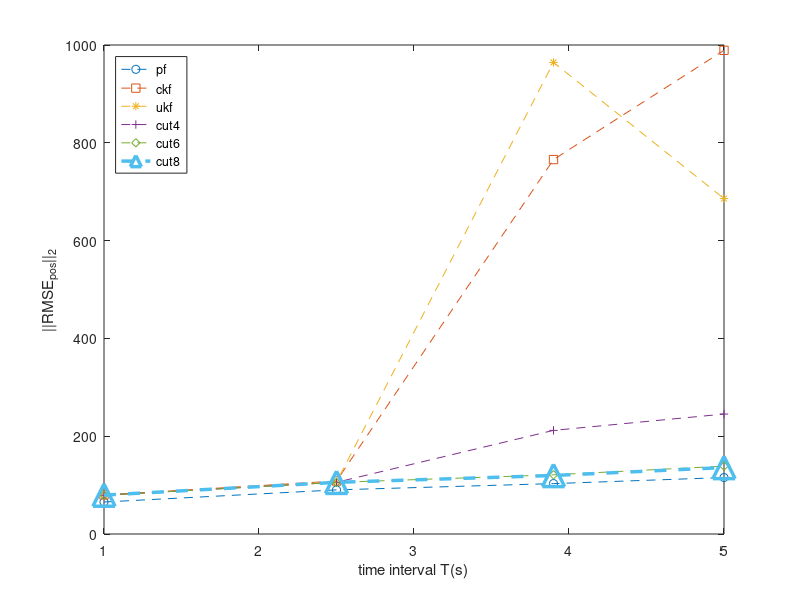

Recreate this plot in MATLAB. (Note: this script raises an error after producing the figure.)
pavg=[65.4286759	72.02136632	79.87460253	79.00713629	79.50538682	79.51241438	79.51459892	79.48129013;
   90.24999243	97.06782081	108.4107063	106.4579647	105.6739032	105.5404136	105.6715454	105.6293123;
   103.0853871	110.5017313	765.7183111	964.3927261	211.9030357	121.0629679	119.6584865	119.7756651;
   115.4791723	123.327338	989.154149	685.9077093	245.3032388	138.8293352	135.8998032	142.8502538];

vavg=[20.78258358	31.43948604	25.59421753	25.17234472	25.24091346	25.23063001	25.23121224	25.21838292;
      23.03521815	35.12102663	211.1159849	29.49112304	28.8729117	28.69644174	28.69031089	28.68892957;
      24.24005636	36.31060805	5843.93763	7873.433814	2773.34731	32.64917142	30.9218027	34.19981549;
      24.16230844	36.19659285	17330.23325	12849.90453	6127.861146	2153.53072	34.73475825	2870.563981];
  
  Omgavg=[0.038512678	0.049787933	0.048943926	0.048517059	0.047431176	0.047406904	0.047406351	0.047404026;
          0.03949075	0.054230534	0.07872852	0.061967224	0.054821878	0.054878811	0.05447234	0.054529476;
          0.039661026	0.057412341	0.775179026	1.171955879	0.511506479	0.065734814	0.054596582	0.085456759;
          0.03909923	0.06120062	2.873242402	2.396186044	1.329138111	0.636459943	0.090532177	0.806625346];
      
pmax=[1281.164786	1281.164786	1281.164786	1281.164786	1281.164786	1281.164786	1281.164786	1281.164786;
      1391.537223	1391.537223	1391.537223	1391.537223	1391.537223	1391.537223	1391.537223	1391.537223;
       1308.673482	1308.673482	4343.332951	4695.087518	1308.673482	1308.673482	1308.673482	1308.673482;
      1525.392581	1525.392581	6052.154647	3470.636425	1525.392581	1525.392581	1525.392581	1525.392581];    

vmax=[66.22953428	106.096552	78.43725227	77.0518492	76.97765209	76.995928	76.99862558	76.97309537;
      70.44512802	107.0865302	2113.412079	83.81964326	81.48516372	80.72987417	80.51431169	80.50901679;
      74.76798755	108.7172451	26109.89729	38396.30175	17135.1672	91.56449803	84.18565946	100.4312904;
      81.71726331	120.557747	96847.82403	60870.55373	30490.58039	11530.74508	101.1470216	13703.46706]; 
  
Omgmax=[0.115692144	0.185323695	0.14760214	0.14555594	0.141445687	0.141694846	0.141700726	0.141668492;
        0.120665954	0.167055982	0.413845613	0.186413196	0.161165687	0.159334821	0.157560552	0.157265456;
        0.12647605	0.171902758	3.082096163	4.748360134	2.339197693	0.271598102	0.154558375	0.277406356;
        0.123294841	0.183960109	11.75269197	9.821763034	5.959563519	3.245037176	0.320932969	3.39044536];
    
    
%     pavg(:,[2,8])=[];
figure
    dt=[1,2.5,3.9,5];
    plot(dt,pavg(:,1),'o--',dt,pavg(:,3),'s--',dt,pavg(:,4),'*--',dt,pavg(:,5),'+--',dt,pavg(:,6),'d--',dt,pavg(:,7),'^--','MarkerSize',16,'Linewidth',2.5)
    xlabel('time interval T(s)')
    ylabel('||RMSE_{pos}||_2')
    legend('pf','ckf','ukf','cut4','cut6','cut8','Location','NorthWest')
    plot_prop_paper
%   saveas(gca,'AirTraffic_pos_avg','eps')   
        figure
    plot(dt,vavg(:,1),'o--',dt,vavg(:,3),'s--',dt,vavg(:,4),'*--',dt,vavg(:,5),'+--',dt,vavg(:,6),'d--',dt,vavg(:,7),'^--','MarkerSize',16,'Linewidth',2.5)
    xlabel('time interval T(s)')
    ylabel('||RMSE_{vel}||_2')
    legend('pf','ckf','ukf','cut4','cut6','cut8','Location','NorthWest')
    plot_prop_paper
%      saveas(gca,'AirTraffic_vel_avg','eps')
            figure
    plot(dt,Omgavg(:,1),'o--',dt,Omgavg(:,3),'s--',dt,Omgavg(:,4),'*--',dt,Omgavg(:,5),'+--',dt,Omgavg(:,6),'d--',dt,Omgavg(:,7),'^--','MarkerSize',16,'Linewidth',2.5)
    xlabel('time interval T(s)')
    ylabel('||RMSE_{Omg}||_2','Interpreter','tex')
    legend('pf','ckf','ukf','cut4','cut6','cut8','Location','NorthWest')
    plot_prop_paper
%      saveas(gca,'AirTraffic_omg_avg','eps')
    
    %%%%%%%%%%%%%%%%%%%%%%%%%%%%%%%%%%%%%%%%%%%%%
    figure
    dt=[1,2.5,3.9,5];
    plot(dt,pmax(:,1),'o--',dt,pmax(:,3),'s--',dt,pmax(:,4),'*--',dt,pmax(:,5),'+--',dt,pmax(:,6),'d--',dt,pmax(:,7),'^--','MarkerSize',16,'Linewidth',2.5)
    xlabel('time interval T(s)')
    ylabel('||RMSE_{pos}||_{\infty}')
    legend('pf','ckf','ukf','cut4','cut6','cut8','Location','NorthWest')
    plot_prop_paper
%      saveas(gca,'AirTraffic_pos_max','eps')
        figure
    plot(dt,vmax(:,1),'o--',dt,vmax(:,3),'s--',dt,vmax(:,4),'*--',dt,vmax(:,5),'+--',dt,vmax(:,6),'d--',dt,vmax(:,7),'^--','MarkerSize',16,'Linewidth',2.5)
    xlabel('time interval T(s)')
    ylabel('||RMSE_{vel}||_{\infty}')
    legend('pf','ckf','ukf','cut4','cut6','cut8','Location','NorthWest')
    plot_prop_paper
%      saveas(gca,'AirTraffic_vel_max','eps')
            figure
    plot(dt,Omgmax(:,1),'o--',dt,Omgmax(:,3),'s--',dt,Omgmax(:,4),'*--',dt,Omgmax(:,5),'+--',dt,Omgmax(:,6),'d--',dt,Omgmax(:,7),'^--','MarkerSize',16,'Linewidth',2.5)
    xlabel('time interval T(s)')
    ylabel('||RMSE_{Omg}||_{\infty}','Interpreter','tex')
    legend('pf','ckf','ukf','cut4','cut6','cut8','Location','NorthWest')
    plot_prop_paper
%      saveas(gca,'AirTraffic_omg_max','eps')
    
    
    
    %%%%%%%%%%%%%%%%%%%%%%5
    %%
    figure
    dt=[1,2.5,3.9,5];
    plot(dt,pavg(:,1),'o--',dt,pavg(:,5),'+--',dt,pavg(:,6),'d--',dt,pavg(:,7),'^--','MarkerSize',16,'Linewidth',2.5)
    xlabel('time interval T(s)')
    ylabel('||RMSE_{pos}||_2')
    legend('pf','cut4','cut6','cut8','Location','NorthWest')
    plot_prop_paper
%   saveas(gca,'AirTraffic_pos_avg_pfcut','eps')   
        figure
    plot(dt,vavg(:,1),'o--',dt,vavg(:,5),'+--',dt,vavg(:,6),'d--',dt,vavg(:,7),'^--','MarkerSize',16,'Linewidth',2.5)
    xlabel('time interval T(s)')
    ylabel('||RMSE_{vel}||_2')
    legend('pf','cut4','cut6','cut8','Location','NorthWest')
    plot_prop_paper
%      saveas(gca,'AirTraffic_vel_avg_pfcut','eps')
            figure
    plot(dt,Omgavg(:,1),'o--',dt,Omgavg(:,5),'+--',dt,Omgavg(:,6),'d--',dt,Omgavg(:,7),'^--','MarkerSize',16,'Linewidth',2.5)
    xlabel('time interval T(s)')
    ylabel('||RMSE_{Omg}||_2','Interpreter','tex')
    legend('pf','cut4','cut6','cut8','Location','NorthWest')
    plot_prop_paper
%      saveas(gca,'AirTraffic_omg_avg_pfcut','eps')
    
    %%%%%%%%%%%%%%%%%%%%%%%%%%%%%%%%%%%%%%%%%%%%%
    figure
    dt=[1,2.5,3.9,5];
    plot(dt,pmax(:,1),'o--',dt,pmax(:,5),'+--',dt,pmax(:,6),'d--',dt,pmax(:,7),'^--','MarkerSize',16,'Linewidth',2.5)
    xlabel('time interval T(s)')
    ylabel('||RMSE_{pos}||_{\infty}')
    legend('pf','cut4','cut6','cut8','Location','NorthWest')
    plot_prop_paper
%     saveas(gca,'AirTraffic_pos_max_pfcut','eps')
        figure
    plot(dt,vmax(:,1),'o--',dt,vmax(:,5),'+--',dt,vmax(:,6),'d--',dt,vmax(:,7),'^--','MarkerSize',16,'Linewidth',2.5)
    xlabel('time interval T(s)')
    ylabel('||RMSE_{vel}||_{\infty}')
    legend('pf','cut4','cut6','cut8','Location','NorthWest')
    plot_prop_paper
%      saveas(gca,'AirTraffic_vel_max_pfcut','eps')
            figure
    plot(dt,Omgmax(:,1),'o--',dt,Omgmax(:,5),'+--',dt,Omgmax(:,6),'d--',dt,Omgmax(:,7),'^--','MarkerSize',16,'Linewidth',2.5)
    xlabel('time interval T(s)')
    ylabel('||RMSE_{Omg}||_{\infty}','Interpreter','tex')
    legend('pf','cut4','cut6','cut8','Location','NorthWest')
    plot_prop_paper
%      saveas(gca,'AirTraffic_omg_max_pfcut','eps')